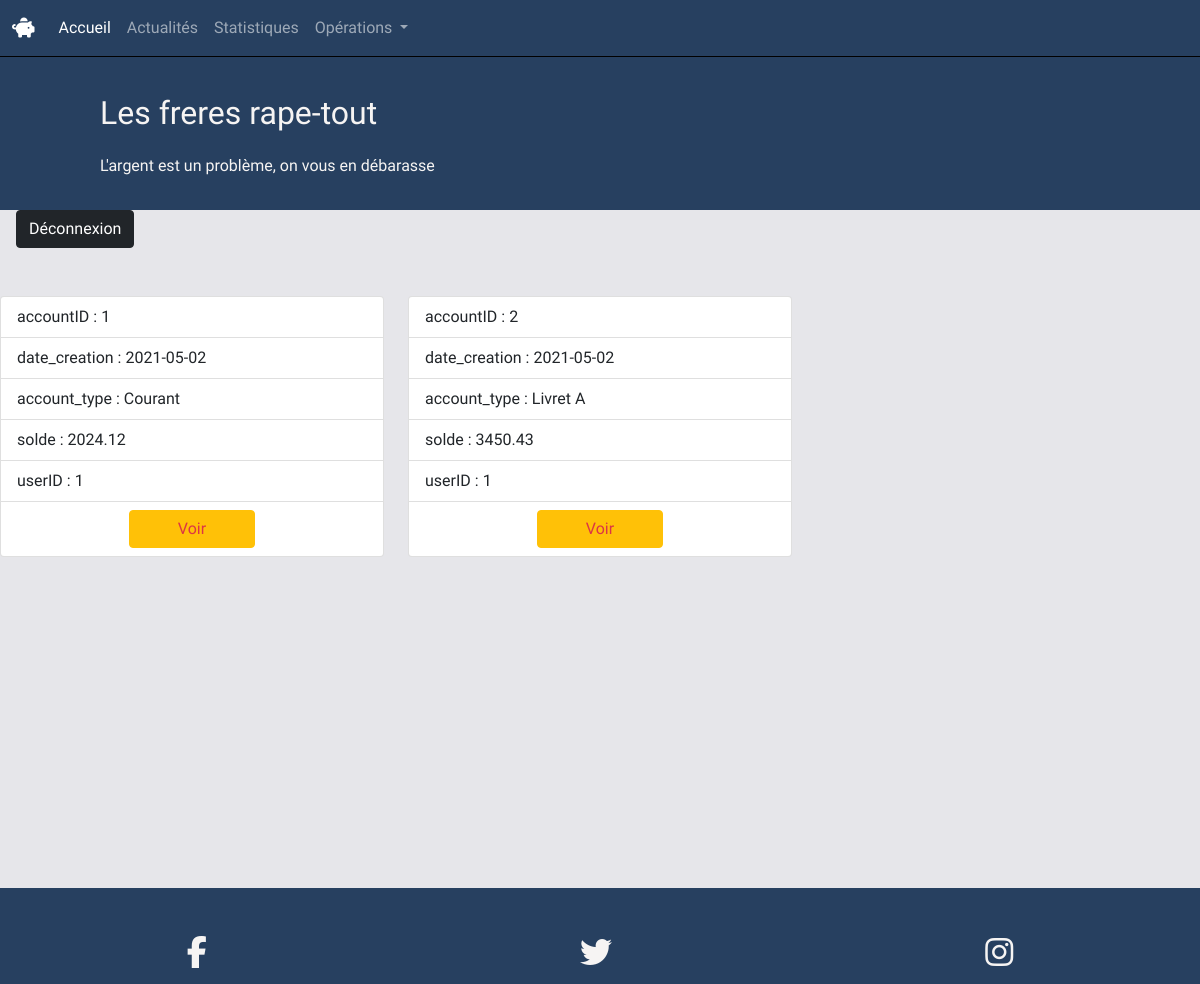
The app's page /index.php (signed in) with its own data.
### tables this page shows
CREATE TABLE account
(
    accountID INT UNSIGNED NOT NULL AUTO_INCREMENT,
    date_creation DATE,
    account_type VARCHAR(100),
    solde DECIMAL(10,2),
    userID INT UNSIGNED NOT NULL, PRIMARY KEY(accountID),
    FOREIGN KEY(userID) REFERENCES user(userID));

### model/accountModel.php (called while the page is built)
<?php
function getAccountByUser(PDO $db){
    $query = $db->query("SELECT * FROM account ");
    $result = $query->fetchAll(PDO::FETCH_ASSOC);
    return $result;
}
?>

### public/index.php (the view, shortened to what this page needs)
<?php
require "../model/accountModel.php";
require "../model/connexion.php";
include "../layout/header.php";
$accounts = getAccountByUser($db);
?>
<div class="row">
    <?php foreach($accounts as $id => $account) : ?>
        <div class="col-6 col-md-4">
            <ul class="list-group my-5">
                <?php foreach($account as $key=>$value) : ?>
                    <li class="list-group-item"><?php echo "$key : $value" ?></li>
                <?php endforeach; ?>
                    <li class="list-group-item text-center">
                        <a class="btn btn-warning text-danger px-5" href="singleAccount.php?id=<?php echo $id;?>">Voir</a>
                    </li>
            </ul>
        </div>
    <?php endforeach; ?>
</div>
<?php include "../layout/footer.php"; ?>

### layout/header.php (shortened to what this page needs)
<!doctype html>
<html lang="en">
<head>
  <link href="https://cdn.jsdelivr.net/npm/bootstrap@5.0.1/dist/css/bootstrap.min.css" rel="stylesheet">
  <link rel="stylesheet" href="css/normalize.css">
  <link rel="stylesheet" href="../css/main.css">
</head>
<body>
  <header>
    <?php include ("../layout/nav.php") ?>
        <section class="top py-3">
          <div class="offset-1">
          <h1>Les freres rape-tout</h1>
          <p>L'argent est un problème, on vous en débarasse</p>
          </div>
        </section>
        <?php
  if(isset($_SESSION["user"])):
?>
  <a class="btn btn-dark mx-3" href="../public/logout.php">Déconnexion</a>
<?php
  endif;
?>
  </header>
  <main>

### layout/nav.php (shortened to what this page needs)
<nav class="navbar navbar-expand-lg navbar-dark" style="background-color: #274060">
      <div class="container-fluid">
        <a class="navbar-brand navFont" href="index.html"><i class="fas fa-piggy-bank"></i></a>
        <div class="collapse navbar-collapse " id="navbarSupportedContent">
          <ul class="navbar-nav me-auto mb-2 mb-lg-0 ">
            <li class="nav-item">
              <a class="nav-link active " aria-current="page" href="index.php">Accueil</a>
            </li>
            <li class="nav-item">
              <a class="nav-link" href="actu.php">Actualités</a>
            </li>
            <li>
              <a class="nav-link" href="#">Statistiques</a>
            </li>
            <li class="nav-item dropdown">
              <a class="nav-link dropdown-toggle" href="#" id="navbarDropdown" role="button" data-bs-toggle="dropdown" aria-expanded="false">
                Opérations
              </a>
            </li>
          </ul>
        </div>
      </div>
    </nav>

### layout/footer.php (shortened to what this page needs)
</main>
<footer class="py-3">
    <i class="fab fa-facebook-f prout"></i>
    <i class="fab fa-twitter prout"></i>
    <i class="fab fa-instagram prout"></i>
</footer>
</body>
</html>

### css/main.css (style rules this page uses)
html { color: #222; font-size: 1em; line-height: 1.4; }
body { background-color: #E6E6EA; color :#F6F4F3; font-family: 'Baloo Thambi 2', cursive; }
h1 { font-family: 'Gugi', cursive; }
main { min-height: 80vh; }
.top { background-color: #274060; border-top: 0.1rem solid black; }
.navFont { color:#ccc; }
footer { background-color: #274060; width: 100%; height: 8%; display: flex; justify-content: space-around; }
.prout { font-size: 2em; margin-top: 1em; }

### records on screen
account: key "accountID", accountID "1", key "date_creation", date_creation "2021-05-02", key "account_type", account_type "Courant", key "solde", solde "2024.12", key "userID", userID "1"
account: key "accountID", accountID "2", key "date_creation", date_creation "2021-05-02", key "account_type", account_type "Livret A", key "solde", solde "3450.43", key "userID", userID "1"
